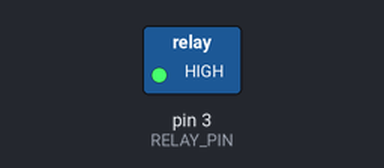
Recording of a sketch running on a simulated Arduino Uno, built with avr-gcc and run on an emulated ATmega328P. On the bench: switched loads named in the sketch (green lamp = pin HIGH).

Above: at 10.0 s.
At 30.0 s:
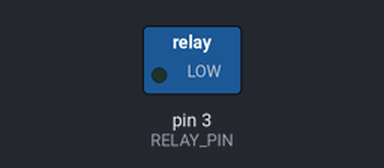
Timing chart, 0 to 52.0 s (numbered marks = the images above):
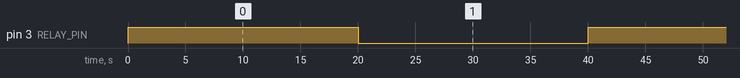

Measured:
- by itself, pin 3 (RELAY_PIN): alternates HIGH for 20.0 s and LOW for 20.0 s

The sketch:

relay-tests.ino
```cpp
// constants won't change
const int RELAY_PIN = 3;  // the Arduino pin, which connects to the IN pin of relay

// the setup function runs once when you press reset or power the board
void setup() {
  // initialize digital pin as an output.
  pinMode(RELAY_PIN, OUTPUT);
}

// the loop function runs over and over again forever
void loop() {
  digitalWrite(RELAY_PIN, HIGH);
  delay(20000);
  digitalWrite(RELAY_PIN, LOW);
  delay(20000);
}
```
